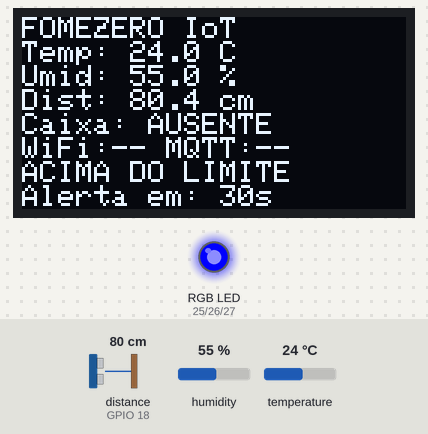
This program was run on a simulated ESP32. Shown: 128×64 one-colour display, an RGB LED mixed from three pins (HIGH = lit). Wiring (inferred from the names in the program): ultrasonic range finder: trigger GPIO 5; echo GPIO 18. Inputs (shaded band) come from the test bench; at power-on: temperature 24 °C, distance to the obstacle (sensor on GPIO 18) 80 cm, humidity 55 %. The echo pulse lasts 58.3 µs per cm; WiFi joins after 1.5 s; servers stay silent unless stated; the local clock reads 2024-03-15 10:24:30 at power-on unless the program sets it; random numbers use the default seed unless the program sets one; no MQTT or app messages arrive unless stated; not simulated (calls return 0 or success): secrets.h; pins used as bus, display or sensor lines are not drawn; what the program prints to the serial monitor is not drawn.

Above: at 3.2 s.
3.3 s: temperature set to 5.7 °C
At 6.5 s:
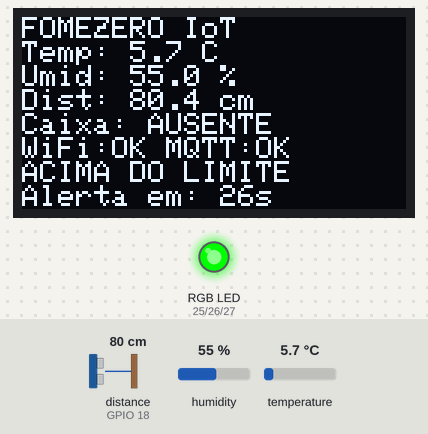
7.3 s: temperature set to 4.5 °C
At 11.1 s:
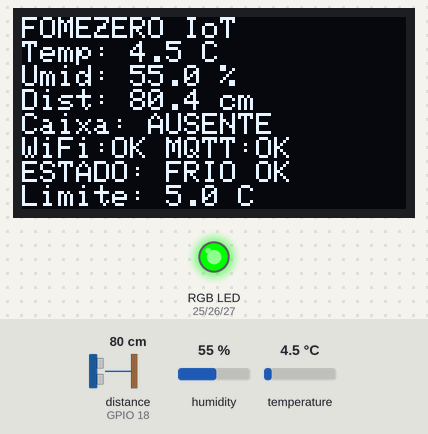
11.6 s: distance to the obstacle (sensor on GPIO 18) set to 2 cm
At 12.8 s:
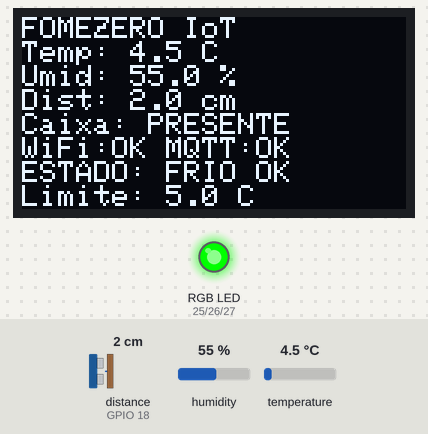
13.6 s: temperature set to 12 °C
At 14.4 s:
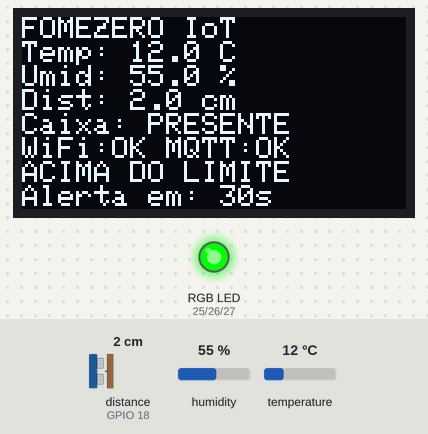
18.6 s: temperature set to 4 °C
At 22.5 s:
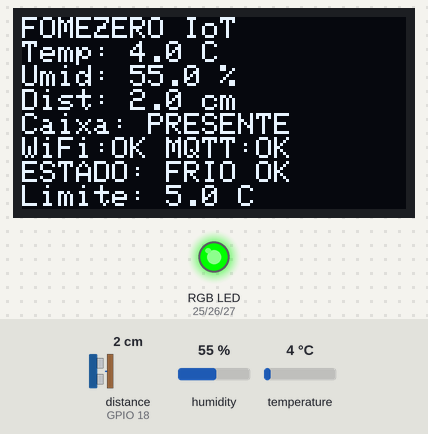
23.6 s: distance to the obstacle (sensor on GPIO 18) set to 120 cm
At 25.5 s:
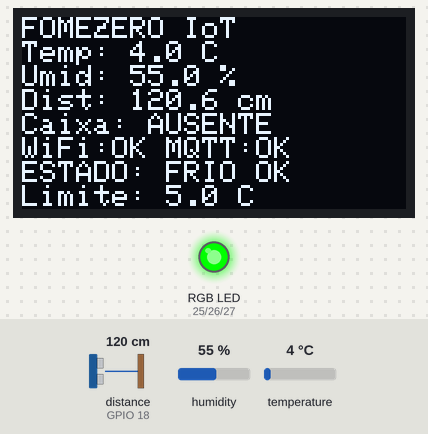
Timing chart, 0 to 26.6 s (numbered marks = the images above; inputs shaded):
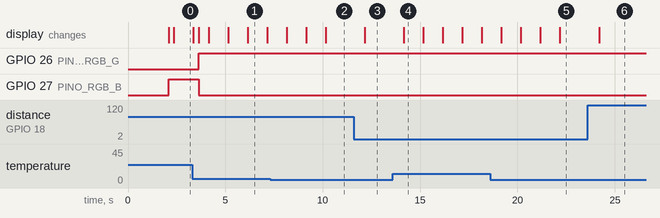

Measured:
- the behaviour switches between 5.1 and 5 °C on temperature (found by bisection; images 1 and 2)
- after the input at 11.6 s, the display: changes after 0.56 s (image 3)
- after the input at 13.6 s, the display: changes after 0.56 s (image 4)
- after the input at 23.6 s, the display: changes after 0.59 s (image 6)
- what the display in image 4 shows lasts 1.0 s, from 14.2 s to 15.2 s

The program:

main.cpp
```cpp
/*
 * FOMEZERO - modulo IoT da cadeia de frio do lote de doacao
 * GS 2026.2 - FIAP 2TIAPR-2026 - Physical Computing, Embedded AI, Robotics & Cognitive IoT
 * Erick Miguel (RM 564896) - Leonardo Melo (RM 567097) - Luna Oliveira (RM 564215)
 *
 * Fluxo: DHT22 + HC-SR04 -> ESP32 -> MQTT -> InfluxDB -> OLED + LED RGB
 */

#include <Arduino.h>
#include "secrets.h"
#include "fomezero_interface.h"
#include <WiFi.h>
#include <PubSubClient.h>
#include <DHT.h>
#include <time.h>

// ---------------- Configuracao ----------------
const char* WIFI_SSID = FZ_WIFI_SSID;
const char* WIFI_SENHA = FZ_WIFI_PASSWORD;
const char* MQTT_HOST = FZ_MQTT_HOST;
const uint16_t MQTT_PORTA = 1884;

const char* LOTE_ID   = "LOTE-2026-0001";
const char* DEVICE_ID = "esp32-caixa-01";

const char* TOPICO_TELEMETRIA = "fomezero/gs2026/rm564896/lote/LOTE-2026-0001/telemetria";
const char* TOPICO_ALERTA     = "fomezero/gs2026/rm564896/lote/LOTE-2026-0001/alerta";
const char* TOPICO_STATUS     = "fomezero/gs2026/rm564896/lote/LOTE-2026-0001/status";
const char* TOPICO_COMANDO    = "fomezero/gs2026/rm564896/lote/LOTE-2026-0001/comando";

// ANVISA RDC 216/2004: alimento refrigerado conservado abaixo de 5 C
const float LIMITE_C    = 5.0;
const float HISTERESE_C = 4.5;

const unsigned long INTERVALO_LEITURA_MS = 2000;
const unsigned long INTERVALO_ENVIO_MS   = 10000;
const unsigned long CONFIRMA_ALERTA_MS   = 30000;
const unsigned long CONFIRMA_NORMAL_MS   = 60000;
const unsigned long BACKOFF_CONEXAO_MS   = 5000;

#define PINO_DHT        15
#define TIPO_DHT        DHT22
#define PINO_TRIG       5
#define PINO_ECHO       18
#define LIMIAR_CAIXA_CM 30.0

// LED RGB - catodo comum
#define PINO_RGB_R 25
#define PINO_RGB_G 26
#define PINO_RGB_B 27

DHT dht(PINO_DHT, TIPO_DHT);
WiFiClient espClient;
PubSubClient mqtt(espClient);

float tempC = NAN, umidPct = NAN, distCm = NAN;
bool  caixaPresente = false;
bool  emAlerta = false;
bool  tsValido = false;
unsigned long ultimaLeitura = 0, ultimoEnvio = 0;
unsigned long inicioAcima = 0, inicioAbaixo = 0;
unsigned long seq = 0;
unsigned long ultimaTentativaConexao = 0;
unsigned long inicioWifi = 0;
unsigned long reconexoes = 0;
bool wifiIniciado = false;

#define BUF_MAX 8
String bufferTopicos[BUF_MAX];
String bufferPayloads[BUF_MAX];
uint8_t bufIni = 0, bufQtd = 0;

// ---------------- LED RGB ----------------
void definirCorRgb(bool r, bool g, bool b) {
  digitalWrite(PINO_RGB_R, r ? HIGH : LOW);
  digitalWrite(PINO_RGB_G, g ? HIGH : LOW);
  digitalWrite(PINO_RGB_B, b ? HIGH : LOW);
}

void atualizarLedRgb(bool wifiConectado, bool mqttConectado, bool emAlerta) {
  if (!wifiConectado || !mqttConectado) {
    definirCorRgb(false, false, true); // Azul: falha de rede
    return;
  }

  if (emAlerta) {
    definirCorRgb(true, false, false); // Vermelho: alerta
    return;
  }

  definirCorRgb(false, true, false); // Verde: normal
}

// ---------------- Fila de retransmissao ----------------
void enfileira(const char* topico, const String& payload) {
  if (bufQtd == BUF_MAX) { bufIni = (bufIni + 1) % BUF_MAX; bufQtd--; }
  uint8_t idx = (bufIni + bufQtd) % BUF_MAX;
  bufferTopicos[idx] = String(topico);
  bufferPayloads[idx] = payload;
  bufQtd++;
}

void drenaBuffer() {
  while (bufQtd > 0 && mqtt.connected()) {
    if (!mqtt.publish(bufferTopicos[bufIni].c_str(), bufferPayloads[bufIni].c_str(), false)) {
      Serial.printf("[MQTT] publish recusado (state=%d, %u bytes), retenta depois\r\n",
                    mqtt.state(), bufferPayloads[bufIni].length());
      return;
    }
    bufIni = (bufIni + 1) % BUF_MAX;
    bufQtd--;
  }
}

void publica(const char* topico, const String& payload) {
  if (mqtt.connected() && mqtt.publish(topico, payload.c_str(), false)) {
    Serial.printf("[MQTT] publicado em %s (%u bytes, fila=%u)\r\n", topico, payload.length(), bufQtd);
    return;
  }
  enfileira(topico, payload);
  Serial.printf("[MQTT] enfileirado (fila=%u)\r\n", bufQtd);
}

// ---------------- Utilitarios ----------------
String agoraISO() {
  time_t agora = time(nullptr);
  if (agora < 1700000000) { tsValido = false; return String("1970-01-01T00:00:00Z"); }
  tsValido = true;
  struct tm t;
  gmtime_r(&agora, &t);
  char buf[24];
  strftime(buf, sizeof(buf), "%Y-%m-%dT%H:%M:%SZ", &t);
  return String(buf);
}

void leSensores() {
  float t = dht.readTemperature();
  float u = dht.readHumidity();
  tempC = t;
  umidPct = u;

  digitalWrite(PINO_TRIG, LOW); delayMicroseconds(3);
  digitalWrite(PINO_TRIG, HIGH); delayMicroseconds(10);
  digitalWrite(PINO_TRIG, LOW);
  long dur = pulseIn(PINO_ECHO, HIGH, 30000);
  if (dur > 0) {
    distCm = dur / 58.0;
    caixaPresente = (distCm < LIMIAR_CAIXA_CM);
  } else {
    distCm = NAN;
    caixaPresente = false;
  }
}

// ---------------- Conectividade ----------------
void conectaWiFi() {
  if (WiFi.status() == WL_CONNECTED) { wifiIniciado = false; return; }
  if (!wifiIniciado) {
    Serial.printf("[WiFi] conectando em %s\r\n", WIFI_SSID);
    WiFi.mode(WIFI_STA);
    WiFi.begin(WIFI_SSID, WIFI_SENHA);
    wifiIniciado = true;
    inicioWifi = millis();
    return;
  }
  if (millis() - inicioWifi > 15000) {
    Serial.printf("[WiFi] sem conexao (status=%d), nova tentativa\r\n", (int)WiFi.status());
    WiFi.disconnect();
    wifiIniciado = false;
  }
}

void onMensagem(char* topico, byte* payload, unsigned int len) {
  Serial.printf("[MQTT] ack recebido em %s (%u bytes)\r\n", topico, len);
}

void conectaMQTT() {
  if (WiFi.status() != WL_CONNECTED) return;
  if (mqtt.connected()) return;

  unsigned long agora = millis();
  if (ultimaTentativaConexao != 0 && agora - ultimaTentativaConexao < BACKOFF_CONEXAO_MS) return;
  ultimaTentativaConexao = agora;

  char clientId[48];
  snprintf(clientId, sizeof(clientId), "fomezero-%s-%08X", DEVICE_ID, (uint32_t)esp_random());

  char lwt[180];
  snprintf(lwt, sizeof(lwt),
    "{\"schema\":\"fomezero.status.v1\",\"lote_id\":\"%s\",\"device_id\":\"%s\",\"estado\":\"offline\"}",
    LOTE_ID, DEVICE_ID);

  if (!mqtt.connect(clientId, nullptr, nullptr, TOPICO_STATUS, 1, true, lwt)) {
    Serial.printf("[MQTT] falha ao conectar, state=%d\r\n", mqtt.state());
    return;
  }
  reconexoes++;
  Serial.printf("[MQTT] conectado ao broker (sessao %lu, uptime %lu s)\r\n",
                reconexoes, millis() / 1000);

  mqtt.subscribe(TOPICO_COMANDO, 1);

  char on[180];
  snprintf(on, sizeof(on),
    "{\"schema\":\"fomezero.status.v1\",\"lote_id\":\"%s\",\"device_id\":\"%s\",\"estado\":\"online\"}",
    LOTE_ID, DEVICE_ID);
  mqtt.publish(TOPICO_STATUS, on, true);

  drenaBuffer();
}

// ---------------- Payloads ----------------
String payloadTelemetria() {
  char buf[420];
  String ts = agoraISO();
  float t = isnan(tempC)   ? -127.0f : tempC;
  float u = isnan(umidPct) ? 0.0f    : umidPct;
  float d = isnan(distCm)  ? 0.0f    : distCm;

  snprintf(buf, sizeof(buf),
    "{\"schema\":\"fomezero.telemetria.v1\",\"lote_id\":\"%s\",\"device_id\":\"%s\","
    "\"seq\":%lu,\"ts\":\"%s\",\"ts_valido\":%s,\"uptime_ms\":%lu,"
    "\"temp_c\":%.1f,\"umid_pct\":%.1f,\"caixa_presente\":%s,\"distancia_cm\":%.1f,"
    "\"limite_c\":%.1f,\"evento\":\"%s\",\"estado\":\"%s\",\"origem\":\"fisico\"}",
    LOTE_ID, DEVICE_ID, seq, ts.c_str(), tsValido ? "true" : "false", millis(),
    t, u, caixaPresente ? "true" : "false", d, LIMITE_C,
    emAlerta ? "quebra_cadeia_frio" : "normal", emAlerta ? "ALERTA" : "FRIO_OK");
  return String(buf);
}

String payloadAlerta(unsigned long duracaoS) {
  char buf[420];
  String ts = agoraISO();
  float t = isnan(tempC) ? -127.0f : tempC;

  snprintf(buf, sizeof(buf),
    "{\"schema\":\"fomezero.alerta.v1\",\"lote_id\":\"%s\",\"device_id\":\"%s\","
    "\"seq\":%lu,\"ts\":\"%s\",\"evento\":\"quebra_cadeia_frio\",\"temp_c\":%.1f,"
    "\"limite_c\":%.1f,\"duracao_acima_s\":%lu,\"severidade\":\"alta\","
    "\"acao\":\"alerta_visual_app\",\"origem\":\"fisico\"}",
    LOTE_ID, DEVICE_ID, seq, ts.c_str(), t, LIMITE_C, duracaoS);
  return String(buf);
}

// ---------------- Maquina de estados do alerta ----------------
void avaliaEstado() {
  if (isnan(tempC)) {
    inicioAcima = 0;
    inicioAbaixo = 0;
    return;
  }

  if (!emAlerta) {
    if (tempC > LIMITE_C) {
      if (inicioAcima == 0) inicioAcima = millis();
      if (millis() - inicioAcima >= CONFIRMA_ALERTA_MS) {
        emAlerta = true;
        inicioAbaixo = 0;
        publica(TOPICO_ALERTA, payloadAlerta((millis() - inicioAcima) / 1000));
        Serial.printf("[ALERTA] quebra_cadeia_frio temp=%.1f C > limite %.1f C\r\n", tempC, LIMITE_C);
      }
    } else {
      inicioAcima = 0;
    }
  } else {
    if (tempC < HISTERESE_C) {
      if (inicioAbaixo == 0) inicioAbaixo = millis();
      if (millis() - inicioAbaixo >= CONFIRMA_NORMAL_MS) {
        emAlerta = false;
        inicioAcima = 0;
        inicioAbaixo = 0;
        String ts = agoraISO();
        char fim[240];
        snprintf(fim, sizeof(fim),
          "{\"schema\":\"fomezero.alerta.v1\",\"lote_id\":\"%s\",\"device_id\":\"%s\","
          "\"seq\":%lu,\"ts\":\"%s\",\"evento\":\"quebra_cadeia_frio\","
          "\"estado\":\"normalizado\",\"temp_c\":%.1f}",
          LOTE_ID, DEVICE_ID, seq, ts.c_str(), tempC);
        publica(TOPICO_ALERTA, String(fim));
        Serial.println("[ALERTA] normalizado: temperatura abaixo da histerese");
      }
    } else {
      inicioAbaixo = 0;
    }
  }
}

// ---------------- Ciclo de vida ----------------
void setup() {
  Serial.begin(115200);
  Serial.print("\x1b[20h");

  pinMode(PINO_TRIG, OUTPUT);
  pinMode(PINO_ECHO, INPUT);

  pinMode(PINO_RGB_R, OUTPUT);
  pinMode(PINO_RGB_G, OUTPUT);
  pinMode(PINO_RGB_B, OUTPUT);
  definirCorRgb(false, false, false);

  dht.begin();
  InterfaceFomezero::iniciar();
  delay(2000);

  Serial.println();
  Serial.println("=== FOMEZERO IoT v3 - cadeia de frio / lote " + String(LOTE_ID) + " ===");

  configTime(0, 0, "pool.ntp.org", "time.google.com");
  mqtt.setServer(MQTT_HOST, MQTT_PORTA);
  mqtt.setKeepAlive(90);
  mqtt.setSocketTimeout(5);
  mqtt.setBufferSize(1024);
  mqtt.setCallback(onMensagem);

  conectaWiFi();
  conectaMQTT();
}

void loop() {
  static bool online = false;
  if (WiFi.status() != WL_CONNECTED) conectaWiFi();

  if (mqtt.connected()) {
    if (!online) {
      online = true;
      Serial.printf("[MQTT] sessao ativa em %lu s de uptime\r\n", millis() / 1000);
    }
  } else if (online) {
    online = false;
    Serial.printf("[MQTT] sessao caiu em %lu s de uptime, state=%d\r\n", mqtt.state());
  }

  conectaMQTT();
  if (mqtt.connected()) mqtt.loop();
  drenaBuffer();

  InterfaceFomezero::atualizar(
      tempC, umidPct, distCm, caixaPresente, emAlerta,
      WiFi.status() == WL_CONNECTED, mqtt.connected(),
      inicioAcima, inicioAbaixo,
      CONFIRMA_ALERTA_MS, CONFIRMA_NORMAL_MS
  );

  atualizarLedRgb(
      WiFi.status() == WL_CONNECTED,
      mqtt.connected(),
      emAlerta
  );

  unsigned long agora = millis();
  if (agora - ultimaLeitura >= INTERVALO_LEITURA_MS) {
    ultimaLeitura = agora;
    leSensores();
    avaliaEstado();
  }
  if (agora - ultimoEnvio >= INTERVALO_ENVIO_MS) {
    ultimoEnvio = agora;
    seq++;
    publica(TOPICO_TELEMETRIA, payloadTelemetria());
  }
}
```

fomezero_interface.h
```cpp
#pragma once
#include <Arduino.h>

namespace InterfaceFomezero {
  void iniciar();

  void atualizar(
    float tempC,
    float umidPct,
    float distCm,
    bool caixaPresente,
    bool emAlerta,
    bool wifiConectado,
    bool mqttConectado,
    unsigned long inicioAcima,
    unsigned long inicioAbaixo,
    unsigned long confirmaAlertaMs,
    unsigned long confirmaNormalMs
  );
}
```

fomezero_interface.cpp
```cpp
#include "fomezero_interface.h"
#include <Wire.h>
#include <Adafruit_GFX.h>
#include <Adafruit_SSD1306.h>
#include <math.h>

namespace {
  Adafruit_SSD1306 display(128, 64, &Wire, -1);
  bool displayPronto = false;
  unsigned long ultimaAtualizacao = 0;

  void linha(uint8_t y, const String& texto) {
    display.setCursor(0, y);
    display.print(texto);
  }

  String numero(float valor) {
    return isnan(valor) ? String("--") : String(valor, 1);
  }
}

namespace InterfaceFomezero {

void iniciar() {
  Wire.begin(21, 22);

  displayPronto = display.begin(SSD1306_SWITCHCAPVCC, 0x3C);

  if (!displayPronto) {
    Serial.println("[OLED] falha ao inicializar");
    return;
  }

  display.clearDisplay();
  display.setFont(nullptr);
  display.setTextSize(1);
  display.setTextColor(SSD1306_WHITE);
  display.setTextWrap(false);
  linha(0, "FOMEZERO IoT");
  display.display();

  Serial.println("[OLED] display inicializado");
}

void atualizar(
  float tempC,
  float umidPct,
  float distCm,
  bool caixaPresente,
  bool emAlerta,
  bool wifiConectado,
  bool mqttConectado,
  unsigned long inicioAcima,
  unsigned long inicioAbaixo,
  unsigned long confirmaAlertaMs,
  unsigned long confirmaNormalMs
) {
  if (!displayPronto) return;

  const unsigned long agora = millis();
  if (agora - ultimaAtualizacao < 250) return;
  ultimaAtualizacao = agora;

  display.clearDisplay();
  display.setFont(nullptr);
  display.setTextSize(1);
  display.setTextWrap(false);
  display.setTextColor(SSD1306_WHITE);

  linha(0,  "FOMEZERO IoT");
  linha(8,  String("Temp: ") + numero(tempC) + " C");
  linha(16, String("Umid: ") + numero(umidPct) + " %");
  linha(24, String("Dist: ") + numero(distCm) + " cm");
  linha(32, String("Caixa: ") +
      (caixaPresente ? "PRESENTE" : "AUSENTE"));

  linha(40, String("WiFi:") +
      (wifiConectado ? "OK" : "--") +
      " MQTT:" + (mqttConectado ? "OK" : "--"));

  // Linha exclusiva para estado.
  if (isnan(tempC)) {
    linha(48, "FALHA: TEMPERATURA");
  } else if (emAlerta) {
    linha(48, "ALERTA: CADEIA FRIO");
  } else if (inicioAcima != 0) {
    linha(48, "ACIMA DO LIMITE");
  } else {
    linha(48, "ESTADO: FRIO OK");
  }

  // Ultima linha exclusiva para limite ou temporizador.
  if (emAlerta && inicioAbaixo != 0) {
    const unsigned long decorrido = agora - inicioAbaixo;
    const unsigned long restante =
        decorrido >= confirmaNormalMs
        ? 0
        : (confirmaNormalMs - decorrido + 999) / 1000;

    linha(56, String("Normaliza em: ") + restante + "s");
  } else if (!emAlerta && inicioAcima != 0) {
    const unsigned long decorrido = agora - inicioAcima;
    const unsigned long restante =
        decorrido >= confirmaAlertaMs
        ? 0
        : (confirmaAlertaMs - decorrido + 999) / 1000;

    linha(56, String("Alerta em: ") + restante + "s");
  } else {
    linha(56, "Limite: 5.0 C");
  }

  display.display();
}

}
```
